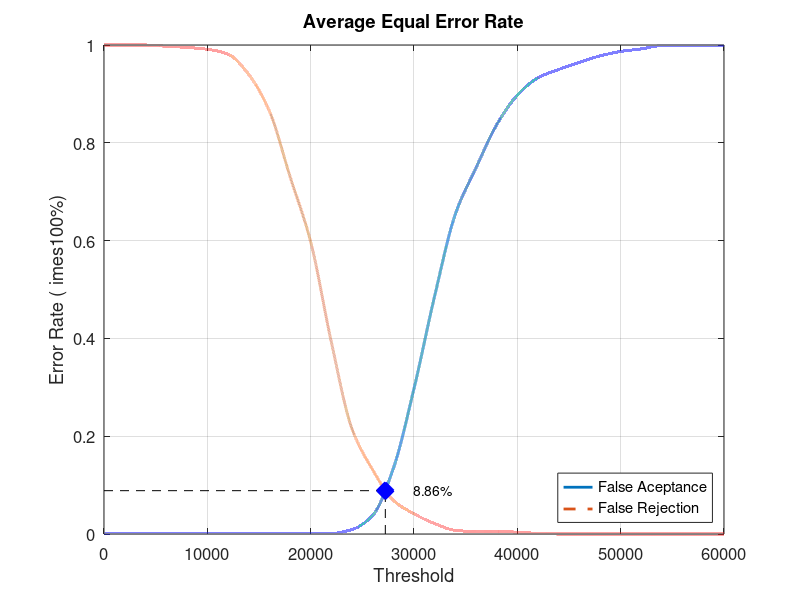
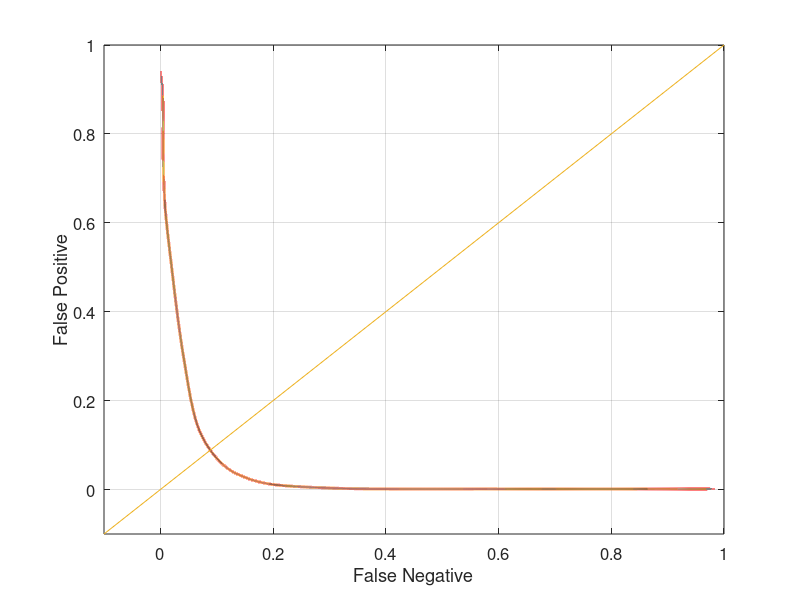

Reproduce these figures in MATLAB, in order.
close all;
clear;
clc;
x = 0:2000:60000;
xq = 0:0.5:60000;

y0 = [0 0.00131579 0.00131579 0.00131579 0.00131579 0.00131579 0.00131579 0.00131579 0.00131579 0.00131579 0.00131579 0.00131579 0.00921053 0.0381579 0.134211 0.297368 0.486842 0.653947 0.748684 0.836842 0.897368 0.932895 0.95 0.964474 0.977632 0.986842 0.992105 0.998684 0.998684 0.998684 1]
yy0 = interp1(x, y0, xq, 'pchip');
y1 = [1 1 1 0.9975 0.995 0.99125 0.98125 0.94 0.865 0.73125 0.5975 0.3925 0.215 0.13125 0.06875 0.04125 0.02125 0.0075 0.005 0.005 0.00375 0.00125 0 0 0 0 0 0 0 0 0]
yy1 = interp1(x, y1, xq, 'pchip');

% Calculating EER: 
y2 = abs(y0 - y1);
find(y2 == min(y2))
yy2 = abs(yy0 - yy1);
xEER = find(yy2 == min(yy2));
xEERIndex = xq(xEER) % X-axis EER
yEER = yy0(xEER) % Y-axis EER

main = figure
plot(xq, yy0,'-','LineWidth', 2);	hold on
plot(xq, yy1,'--','LineWidth', 2);	hold on
plot([xEERIndex xEERIndex], [0 yEER], 'k--');	hold on
plot([0 xEERIndex], [yEER yEER], 'k--');	hold on
plot(xEERIndex, yEER, 'bx', 'LineWidth', 10);	hold on
text(xEERIndex + 10 * xEERIndex / 100, yEER, [num2str(round((10000 * yEER)) / 100) '%'])
legend('False Aceptance', 'False Rejection', 'Location', 'SouthEast')
xlabel('Threshold')
ylabel('Error Rate (	imes100%)')
title('Average Equal Error Rate')
set(gca, 'FontSize', 12)
axis([0 60000 0 1])
grid on

print(main, 'Experiment4AverageMain', '-dpng');
FNRxFPR = figure('Color', [1 1 1]);
plot(yy1, yy0, '-', yy1, yy0, 'LineWidth', 2);
hold on
y = -0.1:0.1:1
plot(y, y); 
set(gca, 'FontSize', 12)
xlabel('False Negative')
ylabel('False Positive')
axis([-0.1 1 -0.1 1])
set(gca, 'FontSize', 12)
grid on

print(FNRxFPR, 'Experiment4AverageFNRxFPR','-dpng');
